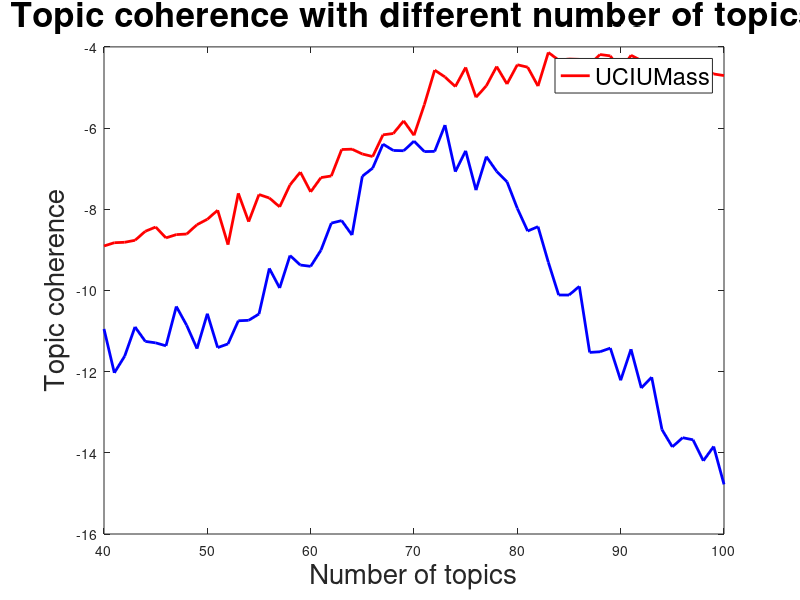

The MATLAB script that drew this image:
data_uci = load("Data/Result/Germany_50_result_uci.csv");
data_umass = load("Data/Result/Germany_50_result_umass.csv");

plot(data_uci(:,1), data_uci(:,2), "-r", "linewidth",2);
hold on

plot(data_umass(:,1), data_umass(:,2), "-b", "linewidth",2);


xlabel("Number of topics", "FontSize", 20);
ylabel("Topic coherence", "FontSize", 20);

title("Topic coherence with different number of topics", "FontSize", 25);
legend(["UCI","UMass"], "FontSize", 17);

hold off 

% 73 for Germany
